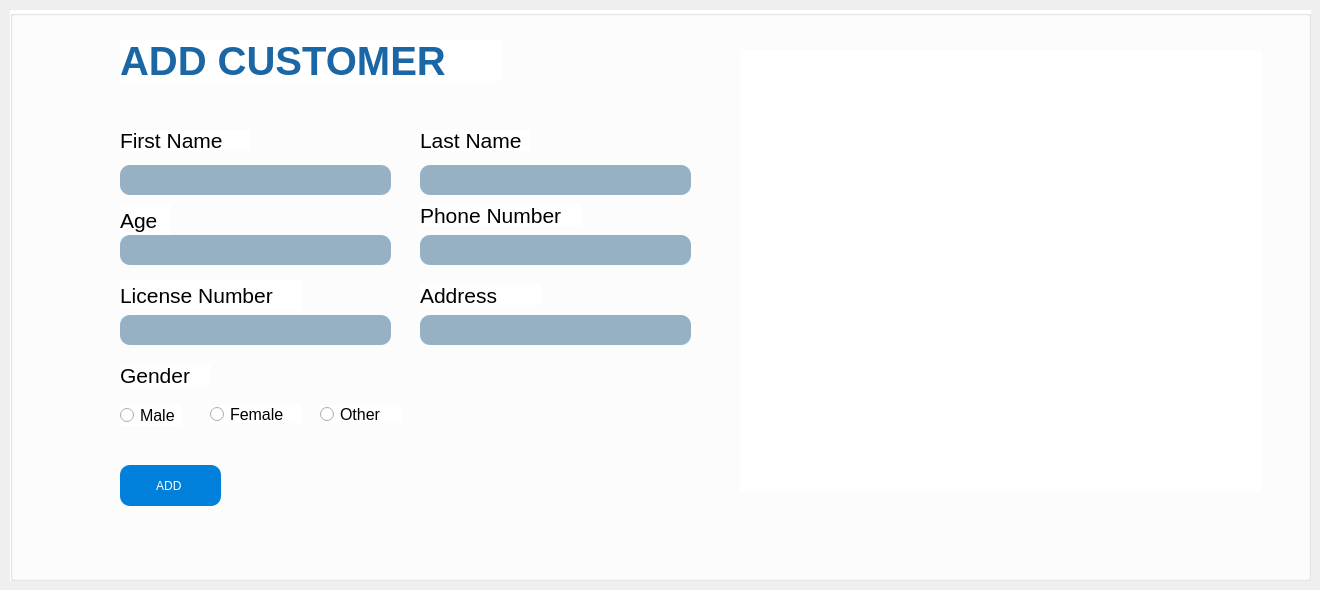
         <widget class="QWidget" name="tab_addCustomer">
          <attribute name="title">
           <string>Customer</string>
          </attribute>
          <widget class="QGroupBox" name="groupBox_costumer">
           <property name="geometry">
            <rect>
             <x>10</x>
             <y>10</y>
             <width>1301</width>
             <height>571</height>
            </rect>
           </property>
           <property name="styleSheet">
            <string notr="true">background-color: rgb(255, 255, 255);</string>
           </property>
           <property name="title">
            <string/>
           </property>
           <widget class="QLabel" name="label_fname">
            <property name="geometry">
             <rect>
              <x>110</x>
              <y>120</y>
              <width>131</width>
              <height>21</height>
             </rect>
            </property>
            <property name="font">
             <font>
              <pointsize>16</pointsize>
              <italic>false</italic>
              <bold>false</bold>
             </font>
            </property>
            <property name="styleSheet">
             <string notr="true">color: rgb(0, 0, 0);
font: 500 16pt &quot;Gotham&quot;;</string>
            </property>
            <property name="text">
             <string>First Name</string>
            </property>
           </widget>
           <widget class="QLabel" name="label_lname">
            <property name="geometry">
             <rect>
              <x>410</x>
              <y>120</y>
              <width>111</width>
              <height>21</height>
             </rect>
            </property>
            <property name="font">
             <font>
              <pointsize>16</pointsize>
              <italic>false</italic>
              <bold>false</bold>
             </font>
            </property>
            <property name="styleSheet">
             <string notr="true">color: rgb(0, 0, 0);
font: 500 16pt &quot;Gotham&quot;;
</string>
            </property>
            <property name="text">
             <string>Last Name</string>
            </property>
           </widget>
           <widget class="QLabel" name="label_phone_no">
            <property name="geometry">
             <rect>
              <x>410</x>
              <y>195</y>
              <width>161</width>
              <height>21</height>
             </rect>
            </property>
            <property name="font">
             <font>
              <pointsize>16</pointsize>
              <italic>false</italic>
              <bold>false</bold>
             </font>
            </property>
            <property name="styleSheet">
             <string notr="true">color: rgb(0, 0, 0);
font: 500 16pt &quot;Gotham&quot;;</string>
            </property>
            <property name="text">
             <string>Phone Number</string>
            </property>
           </widget>
           <widget class="QLabel" name="label_Lisence">
            <property name="geometry">
             <rect>
              <x>110</x>
              <y>270</y>
              <width>181</width>
              <height>31</height>
             </rect>
            </property>
            <property name="font">
             <font>
              <pointsize>16</pointsize>
              <italic>false</italic>
              <bold>false</bold>
             </font>
            </property>
            <property name="styleSheet">
             <string notr="true">color: rgb(0, 0, 0);
font: 500 16pt &quot;Gotham&quot;;</string>
            </property>
            <property name="text">
             <string>License Number</string>
            </property>
           </widget>
           <widget class="QLabel" name="label_Address">
            <property name="geometry">
             <rect>
              <x>410</x>
              <y>275</y>
              <width>121</width>
              <height>20</height>
             </rect>
            </property>
            <property name="font">
             <font>
              <pointsize>16</pointsize>
              <italic>false</italic>
              <bold>false</bold>
             </font>
            </property>
            <property name="styleSheet">
             <string notr="true">color: rgb(0, 0, 0);
font: 500 16pt &quot;Gotham&quot;;</string>
            </property>
            <property name="text">
             <string>Address</string>
            </property>
           </widget>
           <widget class="QLabel" name="label_age">
            <property name="geometry">
             <rect>
              <x>110</x>
              <y>195</y>
              <width>51</width>
              <height>31</height>
             </rect>
            </property>
            <property name="font">
             <font>
              <pointsize>16</pointsize>
              <italic>false</italic>
              <bold>false</bold>
             </font>
            </property>
            <property name="styleSheet">
             <string notr="true">color: rgb(0, 0, 0);
font: 500 16pt &quot;Gotham&quot;;</string>
            </property>
            <property name="text">
             <string>Age</string>
            </property>
           </widget>
           <widget class="QLabel" name="label_ADD_COSTUMER">
            <property name="geometry">
             <rect>
              <x>110</x>
              <y>30</y>
              <width>381</width>
              <height>41</height>
             </rect>
            </property>
            <property name="font">
             <font>
              <pointsize>30</pointsize>
              <italic>false</italic>
              <bold>true</bold>
             </font>
            </property>
            <property name="styleSheet">
             <string notr="true">color: rgb(27, 102, 165);
font: 700 30pt &quot;Gotham&quot;;</string>
            </property>
            <property name="text">
             <string>ADD CUSTOMER</string>
            </property>
           </widget>
           <widget class="QLineEdit" name="lineEdit_fnameh">
            <property name="geometry">
             <rect>
              <x>110</x>
              <y>155</y>
              <width>271</width>
              <height>30</height>
             </rect>
            </property>
            <property name="styleSheet">
             <string notr="true">background-color: rgb(151, 177, 196);
color: rgb(255, 255, 255);
border-radius:10;
</string>
            </property>
           </widget>
           <widget class="QLineEdit" name="lineEdit_lname">
            <property name="geometry">
             <rect>
              <x>410</x>
              <y>155</y>
              <width>271</width>
              <height>30</height>
             </rect>
            </property>
            <property name="styleSheet">
             <string notr="true">background-color: rgb(151, 177, 196);
color: rgb(255, 255, 255);
border-radius:10;
</string>
            </property>
           </widget>
           <widget class="QLineEdit" name="lineEdit_phone_no">
            <property name="geometry">
             <rect>
              <x>410</x>
              <y>225</y>
              <width>271</width>
              <height>30</height>
             </rect>
            </property>
            <property name="styleSheet">
             <string notr="true">background-color: rgb(151, 177, 196);
color: rgb(255, 255, 255);
border-radius:10;
</string>
            </property>
           </widget>
           <widget class="QLineEdit" name="lineEdit_lisence_no">
            <property name="geometry">
             <rect>
              <x>110</x>
              <y>305</y>
              <width>271</width>
              <height>30</height>
             </rect>
            </property>
            <property name="styleSheet">
             <string notr="true">background-color: rgb(151, 177, 196);
color: rgb(255, 255, 255);
border-radius:10;
</string>
            </property>
           </widget>
           <widget class="QLineEdit" name="lineEdit_address">
            <property name="geometry">
             <rect>
              <x>410</x>
              <y>305</y>
              <width>271</width>
              <height>30</height>
             </rect>
            </property>
            <property name="styleSheet">
             <string notr="true">background-color: rgb(151, 177, 196);
color: rgb(255, 255, 255);
border-radius:10;
</string>
            </property>
           </widget>
           <widget class="QLineEdit" name="lineEdit_age">
            <property name="geometry">
             <rect>
              <x>110</x>
              <y>225</y>
              <width>271</width>
              <height>30</height>
             </rect>
            </property>
            <property name="styleSheet">
             <string notr="true">background-color: rgb(151, 177, 196);
color: rgb(255, 255, 255);
border-radius:10;
</string>
            </property>
           </widget>
           <widget class="QPushButton" name="pushButton">
            <property name="geometry">
             <rect>
              <x>110</x>
              <y>455</y>
              <width>101</width>
              <height>41</height>
             </rect>
            </property>
            <property name="styleSheet">
             <string notr="true">background-color: qlineargradient(spread:reflect, x1:0.251, y1:0.216, x2:0.811, y2:0.898, stop:0.255556 rgba(0, 128, 218, 255));
color: rgb(255, 255, 255);
font: 700 14pt &quot;Gotham&quot;;
border-radius:10;</string>
            </property>
            <property name="text">
             <string>ADD </string>
            </property>
           </widget>
           <widget class="QRadioButton" name="radioButton_Male">
            <property name="geometry">
             <rect>
              <x>110</x>
              <y>395</y>
              <width>61</width>
              <height>21</height>
             </rect>
            </property>
            <property name="font">
             <font>
              <pointsize>12</pointsize>
              <italic>false</italic>
              <bold>false</bold>
             </font>
            </property>
            <property name="styleSheet">
             <string notr="true">color: rgb(0, 0, 0);
font: 500 12pt &quot;Gotham&quot;;</string>
            </property>
            <property name="text">
             <string>Male</string>
            </property>
           </widget>
           <widget class="QRadioButton" name="radioButton_Female">
            <property name="geometry">
             <rect>
              <x>200</x>
              <y>395</y>
              <width>91</width>
              <height>18</height>
             </rect>
            </property>
            <property name="font">
             <font>
              <pointsize>12</pointsize>
              <italic>false</italic>
              <bold>false</bold>
             </font>
            </property>
            <property name="styleSheet">
             <string notr="true">color: rgb(0, 0, 0);
font: 500 12pt &quot;Gotham&quot;;</string>
            </property>
            <property name="text">
             <string>Female</string>
            </property>
           </widget>
           <widget class="QLabel" name="label_71">
            <property name="geometry">
             <rect>
              <x>110</x>
              <y>355</y>
              <width>91</width>
              <height>20</height>
             </rect>
            </property>
            <property name="font">
             <font>
              <pointsize>16</pointsize>
              <italic>false</italic>
              <bold>false</bold>
             </font>
            </property>
            <property name="styleSheet">
             <string notr="true">color: rgb(0, 0, 0);
font: 500 16pt &quot;Gotham&quot;;</string>
            </property>
            <property name="text">
             <string>Gender</string>
            </property>
           </widget>
           <widget class="QRadioButton" name="radioButton_other">
            <property name="geometry">
             <rect>
              <x>310</x>
              <y>395</y>
              <width>81</width>
              <height>18</height>
             </rect>
            </property>
            <property name="font">
             <font>
              <pointsize>12</pointsize>
              <italic>false</italic>
              <bold>false</bold>
             </font>
            </property>
            <property name="styleSheet">
             <string notr="true">color: rgb(0, 0, 0);
font: 500 12pt &quot;Gotham&quot;;</string>
            </property>
            <property name="text">
             <string>Other</string>
            </property>
           </widget>
           <widget class="QLabel" name="label_addcusphoto">
            <property name="geometry">
             <rect>
              <x>730</x>
              <y>40</y>
              <width>521</width>
              <height>441</height>
             </rect>
            </property>
            <property name="text">
             <string/>
            </property>
           </widget>
          </widget>
         </widget>
